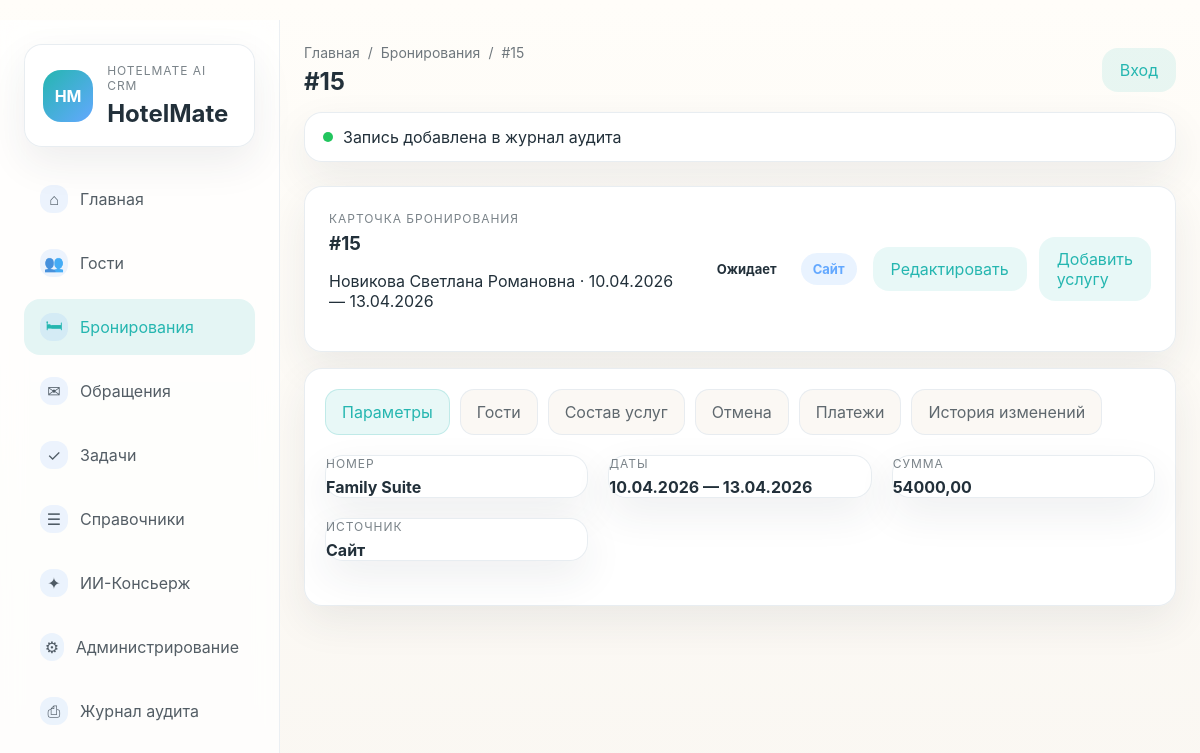
The app's page /bookings/15/ with its own data.
### ui/models.py (models this page shows, shortened)
class TimestampedModel(models.Model):
    created_at = models.DateTimeField(auto_now_add=True)
    updated_at = models.DateTimeField(auto_now=True)
    class Meta:
        abstract = True

class Booking(TimestampedModel):
    STATUS_PENDING = 'pending'
    STATUS_CONFIRMED = 'confirmed'
    STATUS_IN_HOUSE = 'in_house'
    STATUS_COMPLETED = 'completed'
    STATUS_CANCELLED = 'cancelled'
    client = models.ForeignKey(Client, on_delete=models.PROTECT, related_name='bookings', verbose_name='клиент')
    category = models.ForeignKey(RoomCategory, on_delete=models.PROTECT, related_name='bookings', verbose_name='категория')
    rate = models.ForeignKey(Rate, on_delete=models.PROTECT, related_name='bookings', verbose_name='тариф')
    room = models.ForeignKey(Room, on_delete=models.SET_NULL, related_name='bookings', verbose_name='номер', blank=True, null=True)
    check_in = models.DateField('дата_заезда')
    check_out = models.DateField('дата_выезда')
    status = models.ForeignKey('BookingStatus', on_delete=models.PROTECT, verbose_name='статус', db_column='status', to_field='code')
    source = models.ForeignKey('BookingSource', on_delete=models.PROTECT, verbose_name='источник', db_column='source', to_field='code')
    total_cost = models.DecimalField('итоговая_стоимость', max_digits=12, decimal_places=2)
    cancel_reason = models.TextField('причина отмены', blank=True, default='')
    cancel_penalty = models.DecimalField('штраф за отмену', max_digits=12, decimal_places=2, default=0)
    cancelled_at = models.DateTimeField('дата отмены', blank=True, null=True)
    cancel_source = models.CharField('источник отмены', max_length=80, blank=True, default='')
    cancel_initiator = models.CharField('инициатор отмены', max_length=80, blank=True, default='')
    class Meta:
        verbose_name = 'Бронирование'
        verbose_name_plural = 'Бронирования'

class Client(TimestampedModel):
    last_name = models.CharField('фамилия', max_length=150)
    first_name = models.CharField('имя', max_length=150)
    middle_name = models.CharField('отчество', max_length=150, blank=True, default='')
    birth_date = models.DateField('дата_рождения', blank=True, null=True)
    segment = models.ForeignKey('ClientSegment', on_delete=models.SET_NULL, null=True, blank=True, verbose_name='сегмент', db_column='segment', to_field='code')
    preferences = models.JSONField('предпочтения_json', blank=True, null=True)
    notes = models.TextField('примечания', blank=True, default='')
    loyalty_level = models.ForeignKey('LoyaltyLevel', on_delete=models.SET_NULL, null=True, blank=True, verbose_name='уровень лояльности', db_column='loyalty_level', to_field='code')
    loyalty_points = models.IntegerField('баллы лояльности', default=0)
    class Meta:
        verbose_name = 'Клиент'
        verbose_name_plural = 'Клиенты'
    def __str__(self) -> str:
        parts = [self.last_name, self.first_name]
        if self.middle_name:
            parts.append(self.middle_name)
        return ' '.join(parts)

class BookingStatus(models.Model):
    code = models.CharField('код', max_length=80, primary_key=True)
    label = models.CharField('название', max_length=200)
    order = models.PositiveIntegerField('порядок', default=0)
    class Meta:
        verbose_name = 'Статус бронирования'
        verbose_name_plural = 'Статусы бронирования'
        ordering = ['order']
    def __str__(self): return self.label

class BookingSource(models.Model):
    code = models.CharField('код', max_length=80, primary_key=True)
    label = models.CharField('название', max_length=200)
    order = models.PositiveIntegerField('порядок', default=0)
    class Meta:
        verbose_name = 'Источник бронирования'
        verbose_name_plural = 'Источники бронирования'
        ordering = ['order']
    def __str__(self): return self.label

class RoomCategory(TimestampedModel):
    name = models.CharField('название', max_length=120, unique=True)
    capacity = models.PositiveIntegerField('вместимость')
    description = models.TextField('описание', blank=True, default='')
    options = models.JSONField('опции_json', blank=True, null=True)
    class Meta:
        verbose_name = 'Категория номера'
        verbose_name_plural = 'Категории номеров'
    def __str__(self) -> str:
        return self.name

### ui/views.py (the view)
# urls.py: path('bookings/<int:id>/', views.booking_detail, name='booking_detail'),
def booking_detail(request: HttpRequest, id: int) -> HttpResponse:
    booking = get_object_or_404(
        db.Booking.objects.select_related('client', 'category', 'rate', 'room').prefetch_related('guests', 'items', 'payments'),
        pk=id,
    )
    context = base_context('Бронирования', f'#{booking.id}', [
        {'label': 'Главная', 'url_name': 'ui:dashboard'},
        {'label': 'Бронирования', 'url_name': 'ui:bookings_list'},
        {'label': f'#{booking.id}'},
    ])
    context.update(
        {
            'booking': booking,
            'booking_guests': booking.guests.all().order_by('id'),
            'booking_items': booking.items.select_related('service', 'offer').all().order_by('id'),
            'payments': booking.payments.all().order_by('-id'),
            'status_history': db.AuditLog.objects.filter(entity='Booking', entity_id=booking.id).order_by('-created_at')[:20],
        }
    )
    return render(request, 'ui/booking_detail.html', context)

### ui/models.py (called while the page is built)
    def __str__(self): return self.label

    def __str__(self): return self.label

### ui/templatetags/translate.py (called while the page is built)
@register.filter
def booking_status(value: str) -> str:
    return _BOOKING_STATUS.get(value, value)

@register.filter
def source(value: str) -> str:
    return _SOURCE.get(value, value)

### ui/views.py (called while the page is built)
def base_context(active_page: str, title: str, breadcrumbs: list[dict]) -> dict:
    return {
        'nav_items': NAV_ITEMS,
        'active_page': active_page,
        'page_title': title,
        'breadcrumbs': breadcrumbs,
        'notice': 'Запись добавлена в журнал аудита',
    }

### ui/templates/ui/booking_detail.html (shortened to what this page needs)
{% extends 'ui/base.html' %}
{% load translate %}
{% block content %}
<section class="card hero-card">
    <div class="profile-head booking-head">
        <div>
            <p class="eyebrow">Карточка бронирования</p>
            <h3>#{{ booking.id }}</h3>
            <p>{{ booking.client }} · {{ booking.check_in|date:"d.m.Y" }} — {{ booking.check_out|date:"d.m.Y" }}</p>
        </div>
        <div class="badge-row">
            <span class="badge status-booking-{{ booking.status|slugify }}">{{ booking.status|booking_status }}</span>
            <span class="badge badge-sky">{{ booking.source|source }}</span>
        </div>
        <div class="button-row">
            <a class="btn btn-secondary" href="{% url 'ui:crud_update' 'bookings' booking.pk %}">Редактировать</a>
            <a class="btn btn-secondary" href="{% url 'ui:crud_create' 'booking-items' %}">Добавить услугу</a>
        </div>
    </div>
</section>
<section class="card">
    <div class="tabs" data-tabs>
        <div class="tab-buttons">
            <button class="tab-button active" type="button" data-tab-target="params">Параметры</button>
            <button class="tab-button" type="button" data-tab-target="guests">Гости</button>
            <button class="tab-button" type="button" data-tab-target="items">Состав услуг</button>
            <button class="tab-button" type="button" data-tab-target="cancel">Отмена</button>
            <button class="tab-button" type="button" data-tab-target="payments">Платежи</button>
            <button class="tab-button" type="button" data-tab-target="history">История изменений</button>
        </div>
        <div class="tab-panel active" data-tab-panel="params">
            <div class="split-grid">
                <div class="info-card"><p class="eyebrow">Номер</p><strong>{% if booking.room %}{{ booking.room }}{% else %}{{ booking.category }}{% endif %}</strong></div>
                <div class="info-card"><p class="eyebrow">Даты</p><strong>{{ booking.check_in|date:"d.m.Y" }} — {{ booking.check_out|date:"d.m.Y" }}</strong></div>
                <div class="info-card"><p class="eyebrow">Сумма</p><strong>{{ booking.total_cost }}</strong></div>
                <div class="info-card"><p class="eyebrow">Источник</p><strong>{{ booking.source }}</strong></div>
            </div>
        </div>
    </div>
</section>
{% endblock %}

### ui/static/ui/styles.css (style rules this page uses)
:root { --sand: #FAF7F2; --sea: #25B6B0; --sky: #63A8FF; --sunset: #FF8A6A; --graphite: #22303A; --mist: #E6EBF0; --success: #22C55E; --warning: #F59E0B; --danger: #EF4444; --white: #FFFFFF; --shadow: 0 16px 40px rgba(34, 48, 58, 0.08); --radius: 18px; }
* { box-sizing: border-box; }
body { margin: 0; font-family: Inter, -apple-system, BlinkMacSystemFont, 'Segoe UI', sans-serif; background: linear-gradient(180deg, #fffdf9 0%, var(--sand) 100%); color: var(--graphite); }
a { color: inherit; text-decoration: none; }
button, input, select, textarea { font: inherit; }
.brand-card, .card, .notice-banner, .kanban-card, .info-card { border-radius: var(--radius); background: rgba(255, 255, 255, 0.95); border: 1px solid rgba(230, 235, 240, 0.9); box-shadow: var(--shadow); }
.eyebrow { margin: 0 0 6px; font-size: 12px; text-transform: uppercase; letter-spacing: 0.08em; color: rgba(34, 48, 58, 0.6); }
.brand-card h1, .topbar h2, .section-head h3, .profile-head h3, .metric-card h3 { margin: 0; }
.topbar-actions, .button-row, .badge-row { display: flex; align-items: center; gap: 12px; }
.btn { border: none; border-radius: 16px; padding: 12px 18px; cursor: pointer; transition: transform 0.2s ease, box-shadow 0.2s ease; }
.btn-secondary { color: var(--sea); background: rgba(37, 182, 176, 0.1); }
.metrics-grid, .content-grid, .split-grid, .toolbar-grid, .kanban-grid, .detail-layout { display: grid; gap: 20px; margin-bottom: 24px; }
.split-grid { grid-template-columns: repeat(auto-fit, minmax(220px, 1fr)); }
.card, .metric-card, .kanban-column { padding: 20px; }
.section-head, .list-row, .profile-head, .card-meta, .table-row, .timeline-item, .message-bubble { display: flex; align-items: flex-start; justify-content: space-between; gap: 16px; }
.hero-card { padding: 24px; }
.profile-head { align-items: center; }
.badge { display: inline-flex; align-items: center; justify-content: center; padding: 8px 12px; border-radius: 999px; font-size: 13px; font-weight: 700; }
.badge-sky { background: rgba(99, 168, 255, 0.14); color: var(--sky); }
.tabs { display: flex; flex-direction: column; gap: 20px; }
.tab-buttons { display: flex; flex-wrap: wrap; gap: 10px; }
.tab-button { border: 1px solid rgba(230, 235, 240, 0.9); background: rgba(250, 247, 242, 0.8); color: rgba(34, 48, 58, 0.72); border-radius: 14px; padding: 12px 16px; cursor: pointer; }
.tab-button.active { color: var(--sea); background: rgba(37, 182, 176, 0.1); border-color: rgba(37, 182, 176, 0.2); }
.tab-panel { display: none; }
.tab-panel.active { display: block; }

### records on screen
Booking: id "15", client "Новикова Светлана Романовна", check_in "10.04.2026", check_out "13.04.2026", status|booking_status "Ожидает", source|source "Сайт", category "Family Suite", total_cost "54000,00", source "Сайт"

### other values on screen
{{ item.icon }} "⌂" "👥" "🛏" "✉" "✓" "☰" "✦" "⚙" "⎙"
{{ item.label }} "Главная" "Гости" "Бронирования" "Обращения" "Задачи" "Справочники" "ИИ-Консьерж" "Администрирование" "Журнал аудита"
{{ crumb.label }} "Главная" "Бронирования"
{{ crumb.label }} "#15"
{{ page_title }} "#15"
{{ notice }} "Запись добавлена в журнал аудита"
